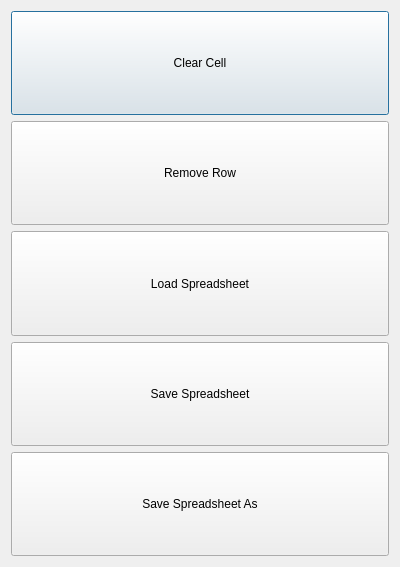
<?xml version="1.0" encoding="UTF-8"?>
<ui version="4.0">
 <class>LasOptionsDialog</class>
 <widget class="QDialog" name="LasOptionsDialog">
  <property name="geometry">
   <rect>
    <x>0</x>
    <y>0</y>
    <width>400</width>
    <height>567</height>
   </rect>
  </property>
  <property name="windowTitle">
   <string>Dialog</string>
  </property>
  <layout class="QVBoxLayout" name="verticalLayout">
   <item>
    <widget class="QPushButton" name="clearCellButton">
     <property name="sizePolicy">
      <sizepolicy hsizetype="Minimum" vsizetype="Minimum">
       <horstretch>0</horstretch>
       <verstretch>0</verstretch>
      </sizepolicy>
     </property>
     <property name="text">
      <string>Clear Cell</string>
     </property>
    </widget>
   </item>
   <item>
    <widget class="QPushButton" name="removeRowButton">
     <property name="sizePolicy">
      <sizepolicy hsizetype="Minimum" vsizetype="Minimum">
       <horstretch>0</horstretch>
       <verstretch>0</verstretch>
      </sizepolicy>
     </property>
     <property name="text">
      <string>Remove Row</string>
     </property>
    </widget>
   </item>
   <item>
    <widget class="QPushButton" name="loadButton">
     <property name="sizePolicy">
      <sizepolicy hsizetype="Minimum" vsizetype="Minimum">
       <horstretch>0</horstretch>
       <verstretch>0</verstretch>
      </sizepolicy>
     </property>
     <property name="text">
      <string>Load Spreadsheet</string>
     </property>
    </widget>
   </item>
   <item>
    <widget class="QPushButton" name="saveButton">
     <property name="sizePolicy">
      <sizepolicy hsizetype="Minimum" vsizetype="Minimum">
       <horstretch>0</horstretch>
       <verstretch>0</verstretch>
      </sizepolicy>
     </property>
     <property name="text">
      <string>Save Spreadsheet</string>
     </property>
    </widget>
   </item>
   <item>
    <widget class="QPushButton" name="saveAsButton">
     <property name="sizePolicy">
      <sizepolicy hsizetype="Minimum" vsizetype="Minimum">
       <horstretch>0</horstretch>
       <verstretch>0</verstretch>
      </sizepolicy>
     </property>
     <property name="text">
      <string>Save Spreadsheet As</string>
     </property>
    </widget>
   </item>
  </layout>
 </widget>
 <resources/>
 <connections/>
</ui>
